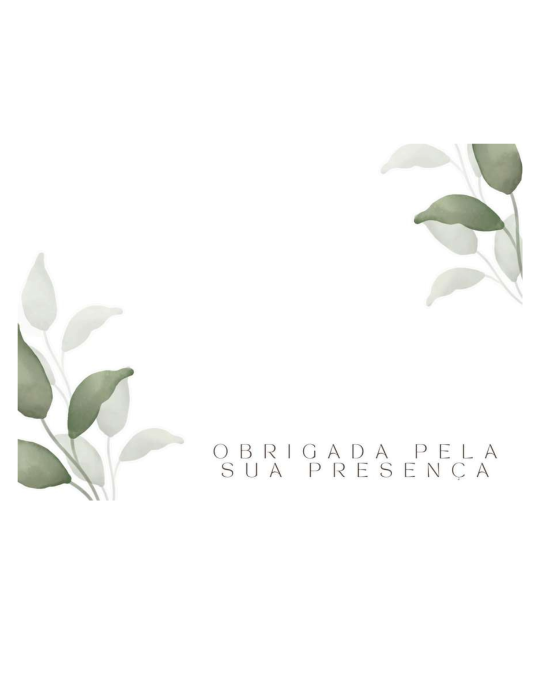
#> input picture Python/Sorteio Casamento Livia/minha_imagem.jpg, 1080 x 1350 px (shown at 1/2 size)
$ python sorteio.py
#> lines starting #> are read from the running program, lines starting #| are printed output that depends on the picture
from PIL import Image, ImageDraw, ImageFont
import os

# Lista de textos a serem adicionados nas imagens
textos = [
    "137", "45", "185", "12", "67", "150", "89", "3", "172", "104", "56", "2", "183", "91", "77", "35", "118", "9",
    "142", "27", "65", "180", "50", "119", "164", "32", "11", "97", "138", "5", "154", "72", "83", "33", "160", "25",
    "146", "94", "129", "7", "171", "59", "41", "20", "191", "86", "141", "124", "68", "15"
]

# Caminho da imagem base
caminho_imagem = "minha_imagem.jpg"

# Criar a pasta de saída, se não existir
pasta_saida = "imagens_editadas"
os.makedirs(pasta_saida, exist_ok=True)

# Tentar carregar a fonte
try:
    fonte = ImageFont.truetype("arial.ttf", 100)  # Ajuste o tamanho conforme necessário
except OSError:
    print("Fonte Arial não encontrada. Usando a fonte padrão do Pillow.")
    fonte = ImageFont.load_default()

# Verificar se a imagem base existe antes de iniciar o loop
if not os.path.exists(caminho_imagem):
    print(f"Erro: A imagem '{caminho_imagem}' não foi encontrada.")
else:
    # Loop para gerar as imagens editadas
    for i, texto in enumerate(textos, start=1):
        # Abrir a imagem base
        imagem = Image.open(caminho_imagem).convert("RGB")  # Converter para RGB para evitar erro ao salvar JPEG
        desenho = ImageDraw.Draw(imagem)

        # Definir a posição e a cor do texto
        posicao = (500, 620)  # Coordenadas (x, y)
        cor = (144, 153, 127)  # Cor do texto

        # Adicionar o texto na imagem
        desenho.text(posicao, texto, fill=cor, font=fonte)

        # Definir as coordenadas para o corte (corte central quadrado)
        largura, altura = imagem.size
#> largura = 1080; altura = 1350
        tamanho_corte = min(largura, altura)
#> tamanho_corte = 1080
        left = (largura - tamanho_corte) // 2
#> left = 0
        upper = (altura - tamanho_corte) // 2
#> upper = 135
        right = left + tamanho_corte
#> right = 1080
        lower = upper + tamanho_corte
#> lower = 1215

        # Cortar e redimensionar a imagem
        imagem_cortada = imagem.crop((left, upper, right, lower))
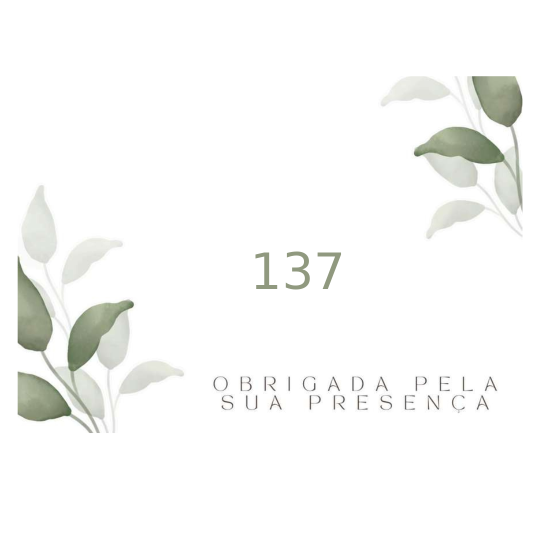
#> imagem_cortada: PIL image 1080x1080 RGB (shown at 1/2 size); mean R, G, B 248.4, 248.9, 247.5
        imagem_final = imagem_cortada.resize((1080, 1080), Image.Resampling.LANCZOS)

        # Salvar a imagem editada
        caminho_saida = os.path.join(pasta_saida, f"imagem_editada_{i}.jpg")
        imagem_final.save(caminho_saida, format="JPEG")  # Especificar o formato JPEG

        print(f"Imagem {i} salva com sucesso em: {caminho_saida}")
